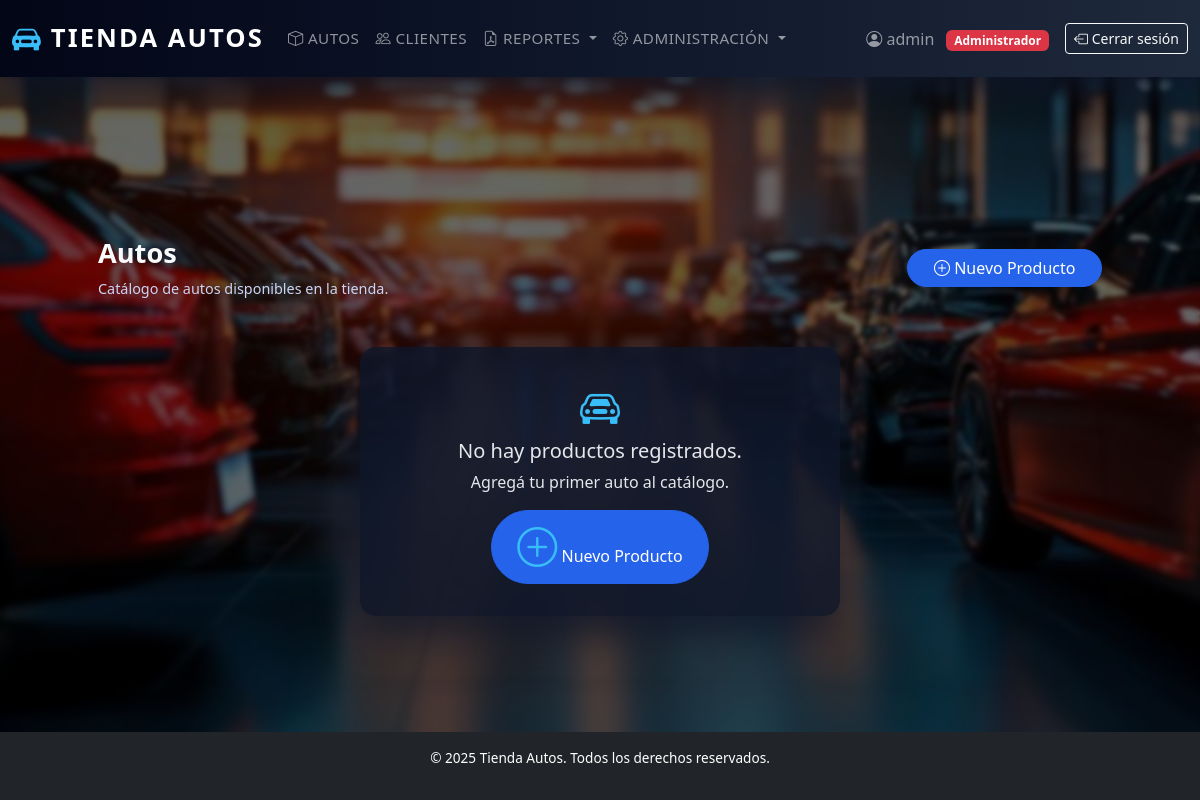
/productos/ (signed in), run on an earlier commit of the app's database.
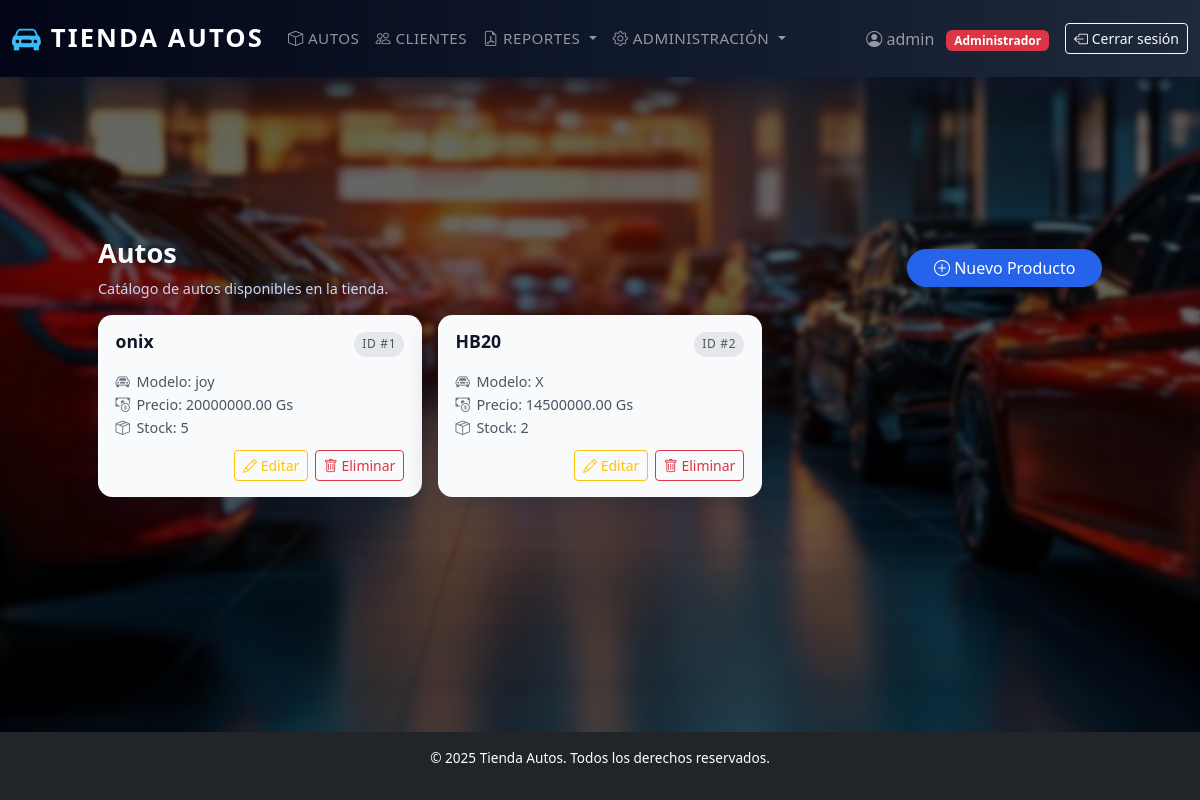
And on a later commit of the database.
### autos/models.py (models this page shows, shortened)
class Producto(models.Model):
    nombre = models.CharField(max_length=150)
    marca = models.ForeignKey(Marca, on_delete=models.CASCADE, related_name='productos')
    modelo = models.CharField(max_length=100, blank=True)  # Campo de texto para modelo/version/año
    precio = models.DecimalField(max_digits=10, decimal_places=2)
    stock = models.PositiveIntegerField(default=0)

### autos/views.py (the view)
# urls.py: path('productos/', views.ProductoListView.as_view(), name='producto_list'),
class ProductoListView(LoginRequiredMixin, ListView):
    model = Producto
    template_name = 'productos/producto_list.html'
    context_object_name = 'productos'

### templates/productos/producto_list.html (shortened to what this page needs)
{% extends 'base.html' %}
{% block content %}
<div class="container mt-4 list-page">
    <div class="list-header d-flex flex-wrap align-items-center justify-content-between mb-3">
        <div>
            <h2 class="list-title">Autos</h2>
            <p class="list-subtitle mb-0">
                Catálogo de autos disponibles en la tienda.
            </p>
        </div>
        <a href="{% url 'producto_create' %}" class="btn btn-primary mt-3 mt-md-0">
            <i class="bi bi-plus-circle"></i> Nuevo Producto
        </a>
    </div>
    {% if productos %}
        <div class="row g-3">
            {% for p in productos %}
            <div class="col-md-6 col-lg-4">
                <div class="entity-card">
                    <div class="entity-card__header">
                        <h5 class="entity-name">
                            {{ p.nombre }}
                        </h5>
                        <span class="entity-tag">
                            ID #{{ p.id }}
                        </span>
                    </div>
                    <div class="entity-card__body">
                        <p class="entity-line">
                            <i class="bi bi-car-front"></i>
                            Modelo: {{ p.modelo|default:"Sin modelo" }}
                        </p>
                        <p class="entity-line">
                            <i class="bi bi-cash-coin"></i>
                            Precio: {{ p.precio }} Gs
                        </p>
                        <p class="entity-line">
                            <i class="bi bi-box-seam"></i>
                            Stock:
                            {% if p.stock > 0 %}
                                {{ p.stock }}
                            {% else %}
                                <span class="text-danger">Sin stock</span>
                            {% endif %}
                        </p>
                    </div>
                    <div class="entity-card__actions">
                        <a href="{% url 'producto_update' p.id %}" class="btn btn-sm btn-outline-warning">
                            <i class="bi bi-pencil"></i> Editar
                        </a>
                        <a href="{% url 'producto_delete' p.id %}" class="btn btn-sm btn-outline-danger">
                            <i class="bi bi-trash"></i> Eliminar
                        </a>
                    </div>
                </div>
            </div>
            {% endfor %}
        </div>
    {% else %}
        <div class="empty-state">
            <i class="bi bi-car-front"></i>
            <h5>No hay productos registrados.</h5>
            <p>Agregá tu primer auto al catálogo.</p>
            <a href="{% url 'producto_create' %}" class="btn btn-primary">
                <i class="bi bi-plus-circle"></i> Nuevo Producto
            </a>
        </div>
    {% endif %}
</div>
{% endblock %}

What changed in the data, as far as the page shows it:
added Producto: nombre "onix", id "1", modelo "joy", precio "20000000.00", stock "5"
added Producto: nombre "HB20", id "2", modelo "X", precio "14500000.00", stock "2"
Also different on the page:
text no longer shown: "No hay productos registrados. Agregá tu primer auto al catálogo. Nuevo Producto"
